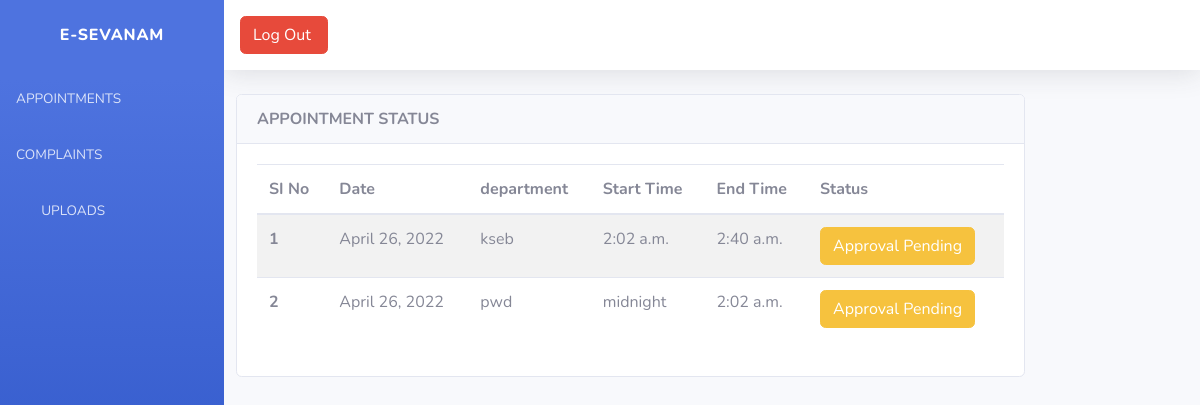
The app's page /user_appointment (signed in) with its own data.
### manageapp1/models.py (models this page shows)
class Appointment(models.Model):
    user = models.ForeignKey(User, on_delete=models.CASCADE, related_name='appointment')
    schedule = models.ForeignKey(AppointmentSchedule, on_delete=models.CASCADE)
    status = models.IntegerField(default=0)

class AppointmentSchedule(models.Model):
    department = models.ForeignKey(Department, on_delete=models.DO_NOTHING)
    date = models.DateField()
    start_time = models.TimeField()
    end_time = models.TimeField()

class Department(models.Model):
    name= models.CharField(max_length=200)
    place= models.CharField(max_length=200)
    contact_number= models.CharField(max_length=100)
    email= models.EmailField()
    def __str__(self):
        return self.name

### manageapp1/user_views.py (the view)
# urls.py: path('user_appointment',user_views.appointments,name='user_appointment'),
@login_required(login_url='login_view')
def appointments(request):
    u = User.objects.get(user=request.user)
    a = Appointment.objects.filter(user=u)
    return render(request, 'user_appointment.html', {'appointment': a})

### templates/user_appointment.html (shortened to what this page needs)
<!DOCTYPE html>
{% extends 'user_base.html' %}
{% block content %}
<div class="col-lg-10">
    <div class="card">
        <div class="card-header">
            <strong class="card-title">APPOINTMENT STATUS </strong>
        </div>
        <div class="card-body">
            <table class="table table-striped">
                <thead>
                <tr>
                    <th scope="col">SI No</th>
                    <th scope="col">Date</th>
                    <th scope="col">department</th>
                    <th scope="col">Start Time</th>
                    <th scope="col">End Time</th>
                    <th scope="col">Status</th>
                </tr>
                </thead>
                <tbody>
                {% for n in appointment %}
                <tr>
                    <th scope="row">{{forloop.counter}}</th>
                    <td>{{n.schedule.date}}</td>
                    <td>{{n.schedule.department}}</td>
                    <td>{{n.schedule.start_time}}</td>
                    <td>{{n.schedule.end_time}}</td>
                    <td>
                        {% if n.status == 0 %}
                          <button type="button" class="btn btn-warning">Approval Pending</button>
                        {% elif n.status == 1 %}
                        <button type="button" class="btn btn-success">Appointment Confirmed</button>
                         {% else %}
                        <button type="button" class="btn btn-danger">Rejected</button>
 {% endif %}
                    </td>
                </tr>
                {% endfor %}
                </tbody>
            </table>
        </div>
    </div>
</div>
{% endblock %}

### records on screen
Appointment: schedule "April 26, 2022", schedule.department "kseb", schedule.start_time "2:02 a.m.", schedule.end_time "2:40 a.m.", status "Approval Pending"
Appointment: schedule "April 26, 2022", schedule.department "pwd", schedule.start_time "midnight", schedule.end_time "2:02 a.m.", status "Approval Pending"
